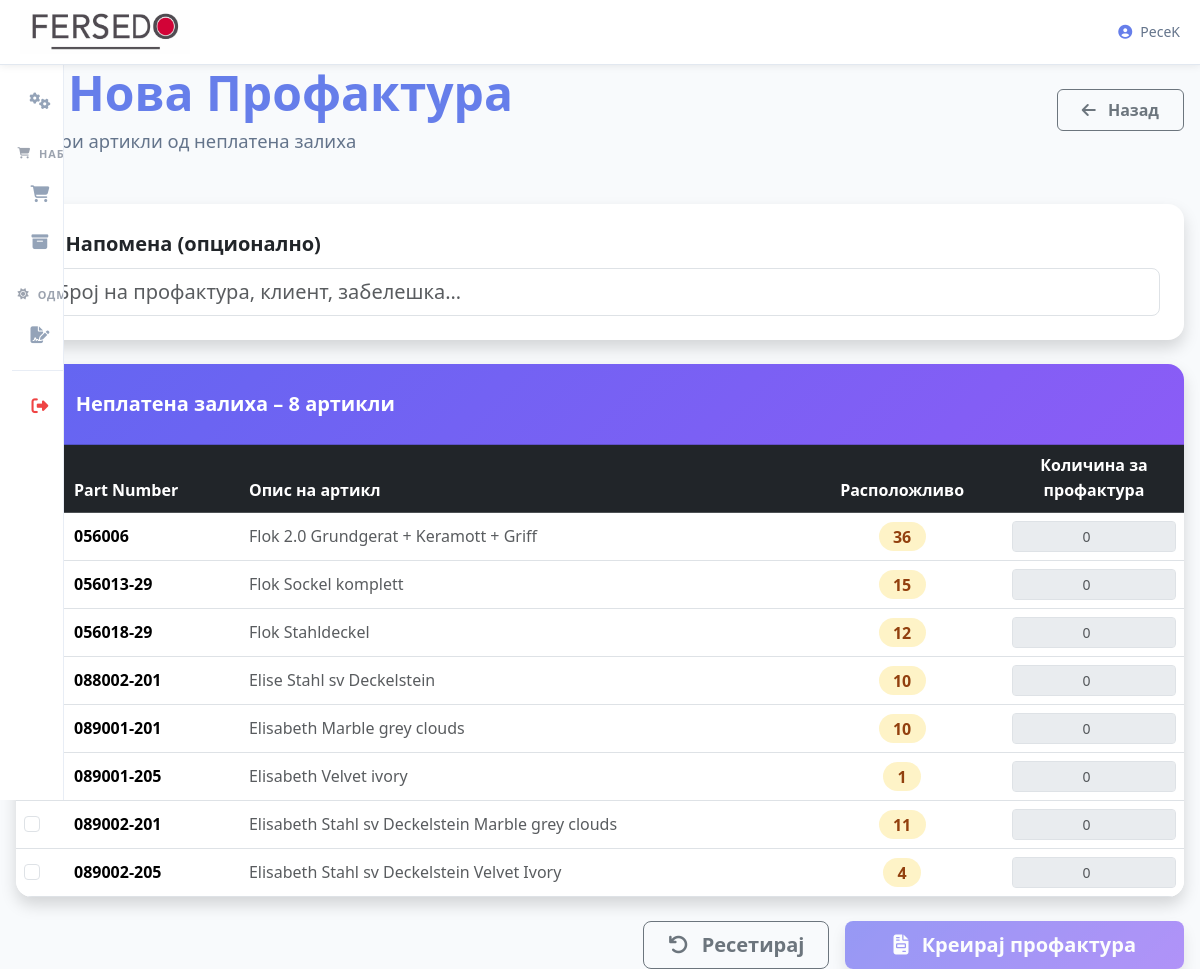
/zalihi/profakturi/nova (signed in), run on the app's committed database.
### tables this page shows
CREATE TABLE parts (
    id INTEGER PRIMARY KEY AUTOINCREMENT,
    part_number TEXT UNIQUE NOT NULL,
    kamin TEXT NOT NULL,
    slika TEXT
, vid_artikal TEXT DEFAULT 'Poluproizvod', odobren INTEGER DEFAULT 0, laser INTEGER DEFAULT 0, laser_vreme INTEGER DEFAULT 0, apkant INTEGER DEFAULT 0, apkant_vreme INTEGER DEFAULT 0, mashina_rolovanje INTEGER DEFAULT 0, mashina_rolovanje_vreme INTEGER DEFAULT 0, zavaruvanje INTEGER DEFAULT 0, zavaruvanje_vreme INTEGER DEFAULT 0, brusenje INTEGER DEFAULT 0, brusenje_vreme INTEGER DEFAULT 0, drvara INTEGER DEFAULT 0, drvara_vreme INTEGER DEFAULT 0, sachmara INTEGER DEFAULT 0, sachmara_vreme INTEGER DEFAULT 0, farbara INTEGER DEFAULT 0, farbara_vreme INTEGER DEFAULT 0, laser_cena_cas REAL DEFAULT 70.0, apkant_cena_cas REAL DEFAULT 30.0, mashina_rolovanje_cena_cas REAL DEFAULT 30.0, zavaruvanje_cena_cas REAL DEFAULT 45.0, brusenje_cena_cas REAL DEFAULT 45.0, drvara_cena_cas REAL DEFAULT 45.0, sachmara_cena_cas REAL DEFAULT 55.0, farbara_cena_cas REAL DEFAULT 55.0, cena_po_cas_laser REAL DEFAULT 70.0, cena_po_cas_apkant REAL DEFAULT 30.0, cena_po_cas_rolovanje REAL DEFAULT 30.0, cena_po_cas_zavaruvanje REAL DEFAULT 45.0, cena_po_cas_brusenje REAL DEFAULT 45.0, cena_po_cas_drvara REAL DEFAULT 45.0, cena_po_cas_sachmara REAL DEFAULT 55.0, cena_po_cas_farbara REAL DEFAULT 55.0, ime TEXT);

### routes/zalihi.py (the view, shortened to what this page needs)
@zalihi_bp.route("/profakturi/nova", methods=["GET", "POST"])
@login_required
def profakturi_nova():
    conn = get_db()
    conn.row_factory = sqlite3.Row
    cursor = conn.cursor()
    _ensure_profakturi_tables(cursor)
    conn.commit()
    try:
        artikli = cursor.execute("""
            SELECT a.id, a.part_number, a.ime,
                   COALESCE(SUM(d.kolicina), 0) AS kolicina_neplatena
            FROM parts a
            LEFT JOIN zaliha_dodadi d ON a.id = d.artikl_id AND d.plateno = 0
            GROUP BY a.id
            HAVING kolicina_neplatena > 0
            ORDER BY a.part_number
        """).fetchall()
    except Exception as e:
        print(f"❌ Грешка: {e}"); artikli = []
    finally:
        conn.close()
    return render_template("profakturi_nova.html",
                           artikli=artikli,
                           today=date.today().isoformat())

### app.py (called while the page is built)
@app.context_processor
def inject_vapid_key():
    return dict(VAPID_PUBLIC_KEY=VAPID_PUBLIC_KEY)

### routes/zalihi.py (called while the page is built)
def _ensure_profakturi_tables(cursor):
    cursor.execute("""
        CREATE TABLE IF NOT EXISTS profakturi (
            id              INTEGER PRIMARY KEY AUTOINCREMENT,
            broj            TEXT    NOT NULL,
            datum           TEXT    NOT NULL,
            username        TEXT    NOT NULL,
            status          TEXT    DEFAULT 'pending',
            datum_odobrena  TEXT,
            odobrena_od     TEXT,
            napomena        TEXT
        )
    """)
    cursor.execute("""
        CREATE TABLE IF NOT EXISTS profaktura_stavki (
            id            INTEGER PRIMARY KEY AUTOINCREMENT,
            profaktura_id INTEGER NOT NULL,
            artikl_id     INTEGER NOT NULL,
            pn            TEXT    NOT NULL,
            ime           TEXT,
            kolicina      INTEGER NOT NULL
        )
    """)

### utils/db.py (called while the page is built)
def get_db():
    global DATABASE_PATH
    if DATABASE_PATH is None:
        try:
            DATABASE_PATH = current_app.config['DATABASE_PATH']
        except RuntimeError:
            DATABASE_PATH = r"C:\Users\Server\Desktop\Proekt Fersedo\instance\database.db"
    conn = sqlite3.connect(
        DATABASE_PATH,
        timeout=10,
        check_same_thread=False,
    )
    conn.row_factory = lambda cursor, row: dict(
        zip([col[0] for col in cursor.description], row)
    )
    return conn

### templates/profakturi_nova.html (shortened to what this page needs)
{% extends "base.html" %}
{% block content %}
<div class="container" style="max-width: 1200px; margin: 4rem auto; padding: 0 1rem;">
    <div class="d-flex justify-content-between align-items-center mb-5">
        <div>
            <h1 style="font-weight: 800; color: var(--primary); font-size: clamp(2rem, 6vw, 3rem); margin-bottom: 0.3rem;">
                Нова Профактура
            </h1>
            <p style="font-size: 1.15rem; color: var(--text-secondary); margin: 0;">
                Избери артикли од неплатена залиха
            </p>
        </div>
        <a href="{{ url_for('zalihi.zalihi') }}" class="btn btn-outline-secondary px-4 py-2 fw-bold">
            <i class="fas fa-arrow-left me-2"></i> Назад
        </a>
    </div>
    {% if artikli %}
    <div class="card shadow border-0 rounded-4 mb-4">
        <div class="card-body p-4">
            <label class="form-label fw-bold fs-5 mb-2">
                Напомена (опционално)
            </label>
            <input type="text" id="napomenaInput" class="form-control form-control-lg rounded-3"
                   placeholder="Број на профактура, клиент, забелешка…">
        </div>
    </div>
    <div class="card shadow border-0 rounded-4 overflow-hidden mb-4">
        <div class="card-header py-4 px-4 fw-bold fs-5"
             style="background: linear-gradient(135deg,#6366f1,#8b5cf6); color:#fff;">
            Неплатена залиха – {{ artikli|length }} артикли
        </div>
        <div class="card-body p-0">
            <div class="table-responsive">
                <table class="table table-hover align-middle mb-0" id="artikliTable">
                    <thead class="table-dark">
                        <tr>
                            <th style="width:50px;">
                            </th>
                            <th>Part Number</th>
                            <th>Опис на артикл</th>
                            <th class="text-center">Расположливо</th>
                            <th class="text-center" style="width:180px;">Количина за профактура</th>
                        </tr>
                    </thead>
                    <tbody>
                        {% for art in artikli %}
                        <tr id="row_{{ art.id }}">
                            <td>
                                <input type="checkbox" class="form-check-input art-check"
                                       data-id="{{ art.id }}"
                                       data-pn="{{ art.part_number }}"
                                       data-max="{{ art.kolicina_neplatena }}"
                                       onchange="toggleRow(this)">
                            </td>
                            <td class="fw-bold">{{ art.part_number }}</td>
                            <td class="text-muted">{{ art.ime or '—' }}</td>
                            <td class="text-center">
                                <span class="badge fs-6 rounded-pill"
                                      style="background:#fef3c7;color:#92400e;padding:.4rem .9rem;">
                                    {{ art.kolicina_neplatena }}
                                </span>
                            </td>
                            <td class="text-center">
                                <input type="number"
                                       class="form-control form-control-sm text-center qty-input"
                                       id="qty_{{ art.id }}"
                                       min="1" max="{{ art.kolicina_neplatena }}"
                                       placeholder="0"
                                       disabled
                                       oninput="validateQty(this, {{ art.kolicina_neplatena }})">
                            </td>
                        </tr>
                        {% endfor %}
                    </tbody>
                </table>
            </div>
        </div>
    </div>
    <div class="d-flex gap-3 justify-content-end flex-wrap">
        <button class="btn btn-outline-secondary btn-lg px-4 fw-bold"
                onclick="resetForm()">
            <i class="fas fa-undo me-2"></i> Ресетирај
        </button>
        <button id="btnKreraj" class="btn btn-lg px-5 fw-bold shadow"
                style="background:linear-gradient(135deg,#6366f1,#8b5cf6);color:#fff;border:none;"
                onclick="kreirajProfaktura()" disabled>
            <i class="fas fa-file-invoice me-2"></i> Креирај профактура
        </button>
    </div>
    {% endif %}
</div>
{% endblock %}

### templates/base.html (style rules this page uses)
:root { --primary: #667eea; --primary-dark: #5a67d8; --primary-light: #a5b4fc; --success: #16a34a; --danger: #dc2626; --warning: #eab308; --info: #0dcaf0; --light: #f8fafc; --dark: #0f172a; --gray: #64748b; --gray-light: #cbd5e1; --bg: #f8fafc; --surface: white; --text: #1e293b; --text-secondary: #64748b; --border: #e2e8f0; --shadow-sm: 0 2px 8px rgba(0,0,0,0.08); --shadow: 0 4px 20px rgba(0,0,0,0.1); --shadow-lg: 0 10px 40px rgba(0,0,0,0.15); --radius: 12px; --transition: all 0.3s ease; --sb-width-collapsed: 64px; --sb-width-expanded: 260px; --sb-bg: #ffffff; --sb-border: #e8edf5; --sb-item-hover: rgba(102,126,234,0.08); --sb-item-active: rgba(102,126,234,0.14); --sb-icon-color: #94a3b8; --sb-text-color: #374151; --sb-group-color: #9ca3af; --sb-shadow: 4px 0 32px rgba(15,23,42,0.10); --sb-transition: 0.4s cubic-bezier(0.4, 0, 0.2, 1); }
* { margin:0; padding:0; box-sizing:border-box; }
html, body { height:100%; font-family:system-ui, -apple-system, BlinkMacSystemFont, 'Segoe UI', Roboto, sans-serif; background:var(--bg); color:var(--text); line-height:1.6; }
body { min-height:100vh; touch-action:manipulation; }

### data on the page
parts: part_number "056006", ime "Flok 2.0 Grundgerat + Keramott + Griff", kolicina_neplatena "36"
parts: part_number "056013-29", ime "Flok Sockel komplett", kolicina_neplatena "15"
parts: part_number "056018-29", ime "Flok Stahldeckel", kolicina_neplatena "12"
parts: part_number "088002-201", ime "Elise Stahl sv Deckelstein", kolicina_neplatena "10"
parts: part_number "089001-201", ime "Elisabeth Marble grey clouds", kolicina_neplatena "10"
parts: part_number "089001-205", ime "Elisabeth Velvet ivory", kolicina_neplatena "1"
parts: part_number "089002-201", ime "Elisabeth Stahl sv Deckelstein Marble grey clouds", kolicina_neplatena "11"
parts: part_number "089002-205", ime "Elisabeth Stahl sv Deckelstein Velvet Ivory", kolicina_neplatena "4"

### other printed values
{{ session.user }} "PeceK"
{{ artikli|length }} "8"
